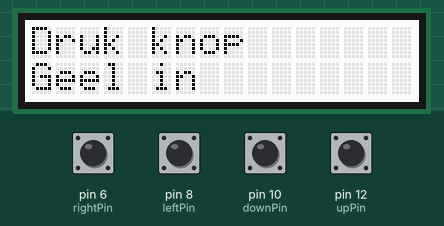
Recording of a sketch running on a simulated Arduino Uno, built with avr-gcc and run on an emulated ATmega328P. Shown: 16×2 character LCD. The test bench sets the inputs (shaded band); at power-on: pin 12 (upPin) HIGH, pin 6 (rightPin), pin 8 (leftPin), pin 10 (downPin) LOW.

Above: at 1.2 s.
1.3 s: pin 10 (downPin) pulled HIGH for 0.15 s
At 1.6 s:
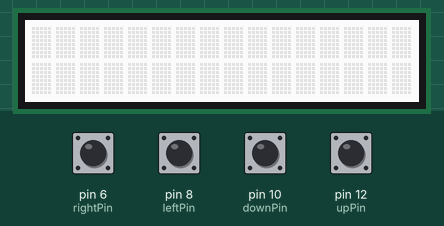
3.6 s: pin 6 (rightPin) pulled HIGH for 1 s
At 4.95 s:
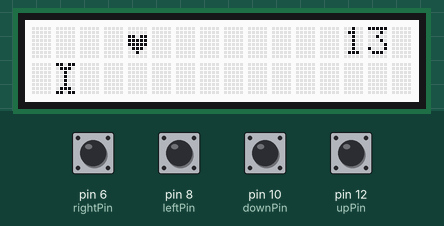
7.6 s: pin 10 (downPin) pulled HIGH for 1 s
At 8.2 s:
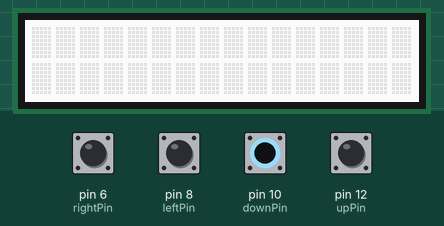
10.8 s: pin 8 (leftPin) pulled HIGH for 0.15 s
At 12.0 s:
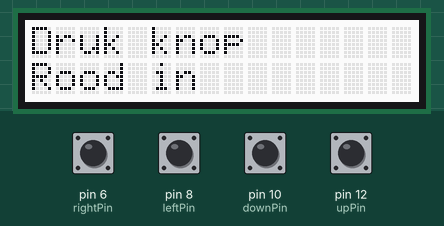
12.4 s: pin 6 (rightPin) pulled HIGH for 0.15 s
At 13.5 s:
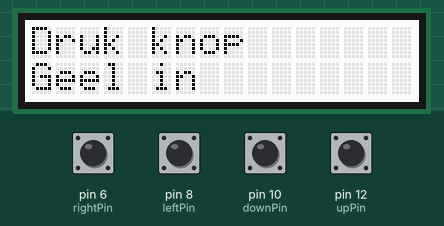
14.4 s: pin 10 (downPin) pulled HIGH for 0.15 s
At 17.1 s:
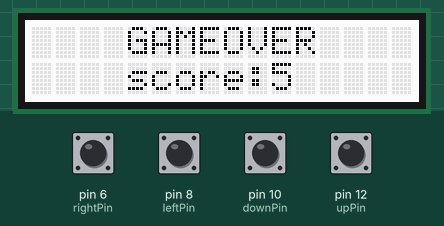
Timing chart, 0 to 18.5 s (numbered marks = the images above; inputs shaded):
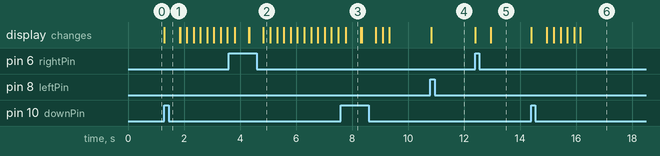

Measured:
- after the input at 1.3 s, the display: changes at once (image 1)
- after the input at 3.6 s, the display: first changes after 0.21 s (image 2 shows a later state)
- after the input at 7.6 s, the display: changes after 0.17 s (image 3)
- after the input at 10.8 s, the display: changes at once (image 4)
- after the input at 12.4 s, the display: first changes at once (image 5 shows a later state)
- after the input at 14.4 s, the display: first changes at once (image 6 shows a later state)
- what the display in image 3 shows lasts 0.5 s, from 7.8 s to 8.3 s

The sketch:

sketch_glitchgame.ino
```cpp
#include <Wire.h>
#include "rgb_lcd.h"

rgb_lcd lcd;

int upPin = 12;
int downPin = 10;
int leftPin = 8;
int rightPin = 6;

int playerX = 0;
int playerY = 1;
int boneX = 13;
int boneX2 = 23;
int boneX3 = 24;
const int boneY = 1;
const int boneY2 = 0;
int boneY3 = 0;

bool bot2 = false;
int loopSwitch = 0;
int boneSnelheid = 200;

int gameStatus = 0;
const int BEGINSCHERM1 = 0;
const int BEGINSCHERM2 = 1;
const int SPELEN = 2;
const int GAMEOVER1 = 3;
const int GAMEOVER2 = 4;

int knopStatus = 1;
const int tUp = 1;
const int tDown = 2;
const int tLeft = 3;
const int tRight = 4;

int score = 0;
int scorePos = 14;

//characters(obstacle/player)
const byte player[8] = {
  0b00000,
  0b00000,
  0b11011,
  0b11111,
  0b11111,
  0b01110,
  0b00100,
  0b00000
};

const byte bone[8] = {
  0b11011,
  0b01110,
  0b00100,
  0b00100,
  0b00100,
  0b00100,
  0b01110,
  0b11011
};


void setup() {
  pinMode(upPin, INPUT);
  digitalWrite(upPin, HIGH);
  pinMode(downPin, INPUT);
  pinMode(leftPin, INPUT);
  pinMode(rightPin, INPUT);
  lcd.begin(16, 2);
 gameStatus == BEGINSCHERM1;
}

void loop() {

//Beginscherm
  if (gameStatus == BEGINSCHERM1) {
    lcd.print(" Knop 1&2 is ^ v");
    lcd.setCursor(0,1);
    lcd.print(" Knop 3&4 is < >");
    lcd.setCursor(0,0);
    }

  if(gameStatus == BEGINSCHERM1){
    if (digitalRead(upPin)== HIGH) {
    lcd.clear();
    lcd.print("Druk knop");
    lcd.setCursor(0,1);
    lcd.print("Geel in");
    lcd.setCursor(0,0);
   gameStatus = BEGINSCHERM2;
    }
  }

  if (gameStatus == BEGINSCHERM2){
    if (digitalRead(downPin)== HIGH){
    lcd.clear();
    gameStatus = SPELEN;
    delay(500);
    }
  }

//spelen
  if (gameStatus == SPELEN){

    score++;

    lcd.createChar(1, player);//maakt speler
    lcd.setCursor(playerX, playerY);//plek van speler
    lcd.write((byte)1);//print speler

    lcd.createChar(2, bone);//maakt bot obstakel
    lcd.setCursor(boneX, boneY);//plek van obstakel
    lcd.write((byte)2);//print bot

    lcd.createChar(2, bone);//maakt bot obstakel
    lcd.setCursor(boneX2, boneY2);//plek van obstakel
    lcd.write((byte)2);//print bot

    lcd.createChar(2, bone);//maakt bot obstakel
    lcd.setCursor(boneX3, boneY3);//plek van obstakel
    lcd.write((byte)2);//print bot

    lcd.setCursor(13, 0);
    lcd.print(score);

    if(score > 99){
      scorePos = 14;
      }

    //beweging speler
    if (digitalRead(upPin)== HIGH) {
    knopStatus = tUp;
    if(knopStatus == tUp && playerY > 0){
      lcd.createChar(1, player);//maakt speler
     lcd.setCursor(playerX, playerY);//plek van speler
     lcd.write((byte)1);//print speler
     playerY = playerY - 1;
     delay(10);
     lcd.clear();
    }
    }

  if (digitalRead(downPin) == HIGH) {
    knopStatus = tDown;
  if(knopStatus == tDown && playerY < 1){
     lcd.createChar(1, player);//maakt speler
     lcd.setCursor(playerX, playerY);//plek van speler
     lcd.write((byte)1);//print speler
     playerY = playerY + 1;
     delay(10);
     lcd.clear();
    }
    }

  if (digitalRead(leftPin) == HIGH) {
      knopStatus = tLeft;
    if(knopStatus == tLeft && playerX > 0){
     lcd.createChar(1, player);//maakt speler
     lcd.setCursor(playerX, playerY);//plek van speler
     lcd.write((byte)1);//print speler
     playerX = playerX - 1;
     delay(10);
     lcd.clear();
    }
    }

 if (digitalRead(rightPin) == HIGH) {
    knopStatus = tRight;
    if(knopStatus == tRight && playerX < 13){
     lcd.createChar(1, player);//maakt speler
     lcd.setCursor(playerX, playerY);//plek van speler
     lcd.write((byte)1);//print speler
     playerX = playerX + 1;
     delay(10);
     lcd.clear();
    }
  }

  //obstakels(bot en illusie bot)
  if(boneX <= 13){
    boneX--;
    delay(boneSnelheid);
    lcd.setCursor(boneX + 1, boneY);
    lcd.print(" ");
    }

    if(boneX < 0){
      boneX = 13;
      }

    if(boneX2 < 0){
      boneX2 = 13;
      }

    if(boneX3 < 0){
      boneX3 = 13;
      loopSwitch++;
      }

    if(loopSwitch == 2 && boneY3 == boneY2){
      boneY3 = boneY;
      boneX3 = boneX + 10;
      loopSwitch = 0;
      }
    if(loopSwitch == 2 && boneY3 == boneY){
      boneY3 = boneY2;
      loopSwitch = 0;
      }

    if(boneX == 1){
      bot2 = true;
      }

    if(bot2 == true){
      boneX2--;
      boneX3--;
      if(boneY3 == boneY2){
      lcd.setCursor(boneX3 + 1, boneY3);
      lcd.print(" ");
        }
      if(boneY3 == boneY){
      lcd.setCursor(boneX3 + 1, boneY3);
      lcd.print(" ");
      lcd.setCursor(boneX2 + 1, boneY2);
      lcd.print(" ");
        }
      }

  if (playerX == boneX && playerY == boneY || playerX == boneX2 && playerY == boneY2 || playerX == boneX3 && playerY == boneY3){
        lcd.clear();
        gameStatus = GAMEOVER1;
    }

  }

  if (gameStatus == GAMEOVER1){
    playerX = 0;
    playerY = 1;
    boneX = 13;
    boneX2 = 20;
    lcd.setCursor (4,0);
    lcd.print("GAMEOVER");
    lcd.setCursor (4, 1);
    lcd.print("score:");
    lcd.setCursor (10,1);
    lcd.print(score);
    }

  if (gameStatus == GAMEOVER1){
    if(digitalRead(leftPin)== HIGH){
    score = 0;
    lcd.clear();
    lcd.setCursor(0,0);
    lcd.print("Druk knop");
    lcd.setCursor(0,1);
    lcd.print("Rood in");
    gameStatus = GAMEOVER2;
    }
  }

  if (gameStatus == GAMEOVER2){
    if(digitalRead(rightPin)== HIGH) {
    lcd.clear();
    gameStatus = BEGINSCHERM1;
    delay(500);
    }
  }
}
```
